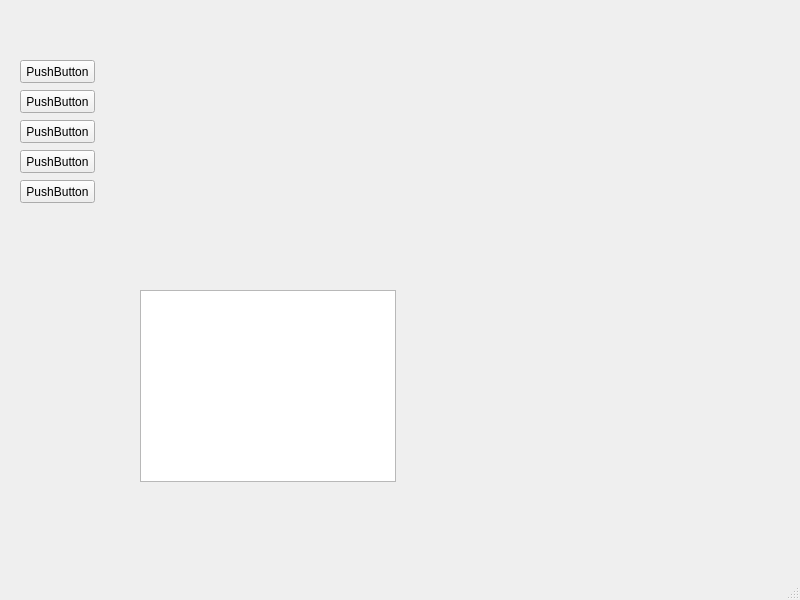
<?xml version="1.0" encoding="UTF-8"?>
<ui version="4.0">
 <class>MainWindow</class>
 <widget class="QMainWindow" name="MainWindow">
  <property name="geometry">
   <rect>
    <x>0</x>
    <y>0</y>
    <width>800</width>
    <height>600</height>
   </rect>
  </property>
  <property name="windowTitle">
   <string>MainWindow</string>
  </property>
  <widget class="QWidget" name="centralwidget">
   <widget class="QGraphicsView" name="graphicsView">
    <property name="geometry">
     <rect>
      <x>140</x>
      <y>290</y>
      <width>256</width>
      <height>192</height>
     </rect>
    </property>
   </widget>
   <widget class="QPushButton" name="pushButton_start">
    <property name="geometry">
     <rect>
      <x>20</x>
      <y>60</y>
      <width>75</width>
      <height>23</height>
     </rect>
    </property>
    <property name="text">
     <string>PushButton</string>
    </property>
   </widget>
   <widget class="QPushButton" name="pushButton_2">
    <property name="geometry">
     <rect>
      <x>20</x>
      <y>90</y>
      <width>75</width>
      <height>23</height>
     </rect>
    </property>
    <property name="text">
     <string>PushButton</string>
    </property>
   </widget>
   <widget class="QPushButton" name="pushButton_3">
    <property name="geometry">
     <rect>
      <x>20</x>
      <y>120</y>
      <width>75</width>
      <height>23</height>
     </rect>
    </property>
    <property name="text">
     <string>PushButton</string>
    </property>
   </widget>
   <widget class="QPushButton" name="pushButton_4">
    <property name="geometry">
     <rect>
      <x>20</x>
      <y>150</y>
      <width>75</width>
      <height>23</height>
     </rect>
    </property>
    <property name="text">
     <string>PushButton</string>
    </property>
   </widget>
   <widget class="QPushButton" name="pushButton_5">
    <property name="geometry">
     <rect>
      <x>20</x>
      <y>180</y>
      <width>75</width>
      <height>23</height>
     </rect>
    </property>
    <property name="text">
     <string>PushButton</string>
    </property>
   </widget>
  </widget>
  <widget class="QMenuBar" name="menubar">
   <property name="geometry">
    <rect>
     <x>0</x>
     <y>0</y>
     <width>800</width>
     <height>21</height>
    </rect>
   </property>
  </widget>
  <widget class="QStatusBar" name="statusbar"/>
 </widget>
 <resources/>
 <connections/>
</ui>
